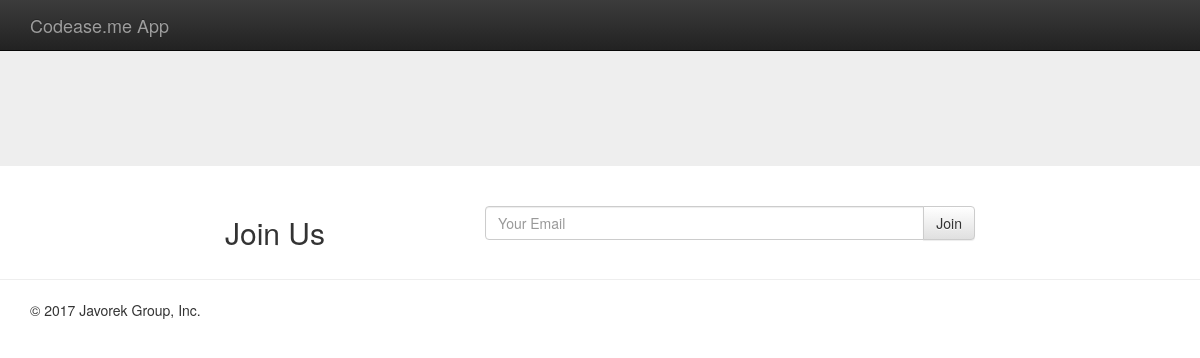
The app's page /, older data.
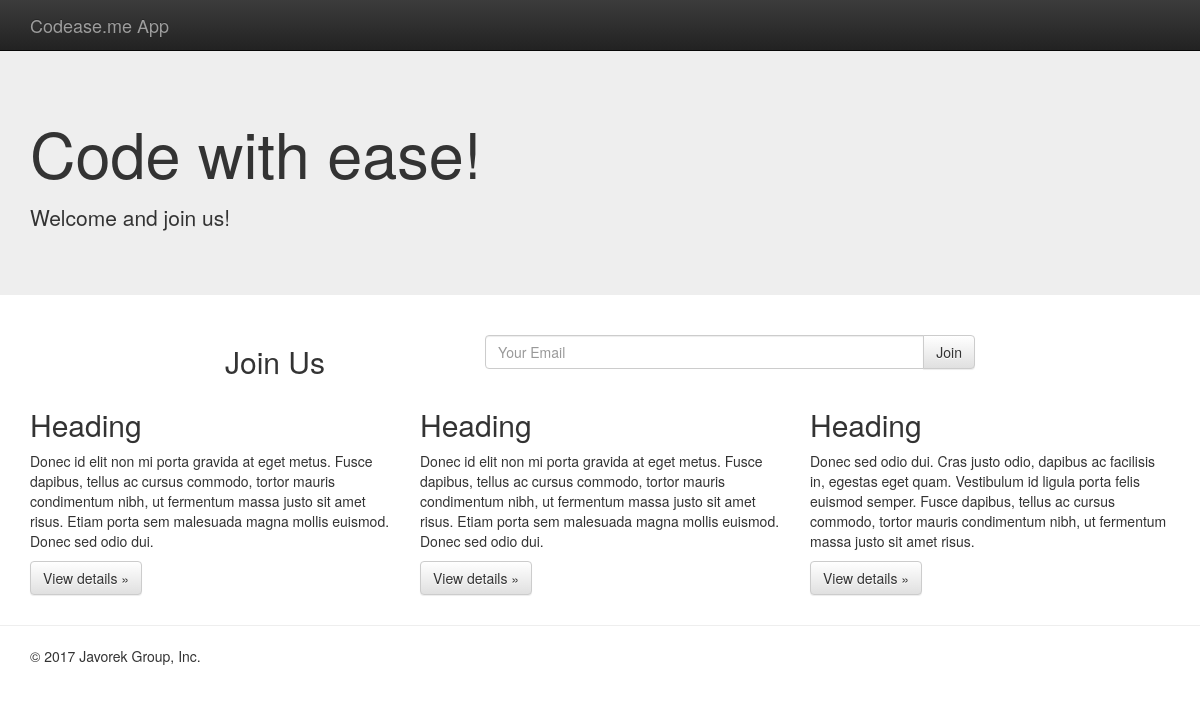
The same page, newer data.
### pages/models.py (models this page shows, shortened)
class Page(models.Model):
	title              = models.CharField(max_length=220)
	title_description  = models.TextField(blank=True, null=True)
	title_btn		   = models.CharField(max_length=50, default='Join')
	title_btn_ulr	   = models.CharField(max_length=50, blank=True, null=True)
	content 		   = models.TextField(blank=True, null=True)

### pages/views.py (the view, shortened to what this page needs)
# urls.py: url(r'^$', HomeView.as_view(), name='home'),
class HomeView(SuccessMessageMixin, CreateView):
	template_name = 'pages/home.html'
	form_class = JoinForm
	success_url = '/'
	def get_context_data(self, *args, **kwargs):
		context = super(HomeView, self).get_context_data(*args, **kwargs)
		context['page_obj'] = Page.objects.all().first() # .order_by("?").first()
		return context

### newsletter/forms.py (shortened to what this page needs)
class JoinForm(forms.ModelForm):
	email = forms.EmailField(label='',
			widget=forms.EmailInput(
					attrs={
						'placeholder':'Your email',
							'class': 'form-control'
					}
				))
	class Meta:
		model = Join
		fields = ['email']

### pages/templates/pages/home.html (shortened to what this page needs)
{% extends "base.html" %}
{% block content %}
 <nav class="navbar navbar-inverse navbar-fixed-top">
      <div class="container">
        <div class="navbar-header">
          <a class="navbar-brand" href="#">Codease.me App</a>
        </div>
        <div id="navbar" class="navbar-collapse collapse">
        </div>
      </div>
    </nav>
    <div class="jumbotron">
      <div class="container">
        <h1>{{ page_obj.title }}</h1>
        <p>{{ page_obj.title_description|linebreaks }}</p>
      </div>
    </div>
    <div class="container">
      <div class='row'>
        <div class='col-sm-8 col-sm-offset-2'>
          <div class="row">
            <div class="col-xs-4">
              <h2>Join Us</h2>
            </div>
            <div class='col-xs-8'>
                <p>
                <form method='POST' action=''>{% csrf_token %}
                <div class="input-group">
                <input type='email' name='email' placeholder="Your Email" class='form-control'>
                <span class="input-group-btn">
                  <input type='submit' value='Join' class='btn btn-default' />
                </span>
              </div>
              </form>
              </p>
          </div>
    </div></div>
    </div>
      </div>
      <div class='container'>
            {{ page_obj.content|safe }}
      </div>
      <hr>
    <div class='container'>
      <footer>
        <p>&copy; 2017 Javorek Group, Inc.</p>
      </footer>
    </div>
{% endblock content %}

### templates/base.html (shortened to what this page needs)
{% load static %}
<!DOCTYPE html>
<html lang="en">
  <head>
	<link rel="stylesheet" href="https://maxcdn.bootstrapcdn.com/bootstrap/3.3.7/css/bootstrap.min.css">
	<link rel="stylesheet" href="https://maxcdn.bootstrapcdn.com/bootstrap/3.3.7/css/bootstrap-theme.min.css">
  <link rel="stylesheet" href="{% static 'css/main.css' %}" >
  </head>
  <body>
    {% block content %}
    {% endblock %}
  </body>
</html>

### static/css/main.css (style rules this page uses)
body { padding-top: 50px; padding-bottom: 20px; }

Row changes from the older to the newer data that the page shows:
added Page: title "Code with ease!", title_description "Welcome and join us!", content "Heading Donec id elit non mi porta gravida at eget metus. Fusce dapibus, tellus ac cursus commodo, tortor mauris condimentum nibh, ut fermentum massa justo sit amet risus. Etiam porta sem malesuada magna mollis euismod. Donec sed odio dui. View details » Heading Donec id elit non mi porta gravida at eget metus. Fusce dapibus, tellus ac cursus commodo, tortor mauris condimentum nibh, ut fermentum massa justo sit amet risus. Etiam porta sem malesuada magna mollis euismod. Donec sed odio dui. View details » Heading Donec sed odio dui. Cras justo odio, dapibus ac facilisis in, egestas eget quam. Vestibulum id ligula porta felis euismod semper. Fusce dapibus, tellus ac cursus commodo, tortor…"
